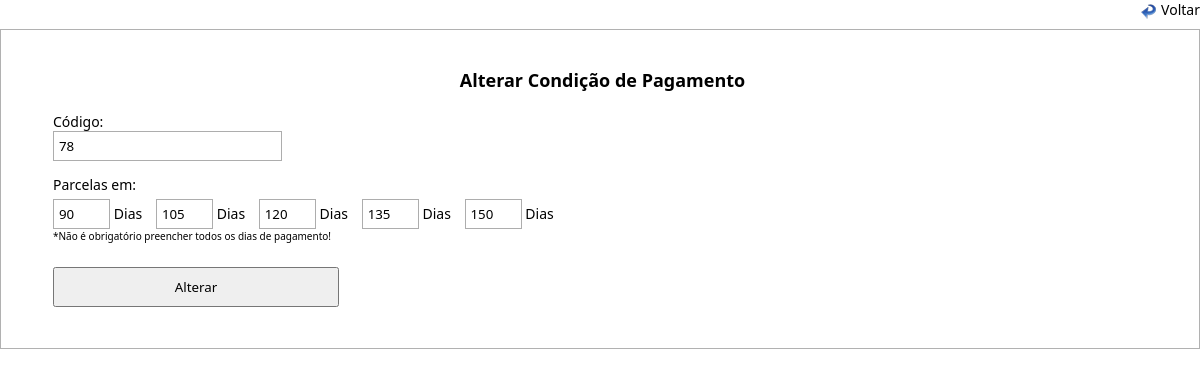
/alterar_condicoes_pagamento.php?id=83, run on the app's committed database.
### tables this page shows
CREATE TABLE `condicoes_pagamentos` (
  `id_condicoes` int(11) NOT NULL AUTO_INCREMENT,
  `cod_condicoes` varchar(10) NOT NULL,
  `parcelas` varchar(50) NOT NULL,
  `primeira_condicao` int(11) NOT NULL,
  `segunda_condicao` int(11) NOT NULL,
  `terceira_condicao` int(11) NOT NULL,
  `quarta_condicao` int(11) NOT NULL,
  `quinta_condicao` int(11) NOT NULL,
  PRIMARY KEY (`id_condicoes`)
);

### processos/database.php (called while the page is built, shortened)
<?php
function DBRead ($table, $params = null, $fields = '*') {
	$params = ($params) ? " {$params}" : null;
		$query = "SELECT {$fields} FROM {$table}{$params}";
		$result = DBExecute($query);
		if (!mysqli_num_rows($result))
			return false;
		else {
			while ($res = mysqli_fetch_assoc($result)) {
				$data[] = $res;
			}
			return $data;
		}
}
function DBExecute($query){
	$link = DBConnect();
	$result = @mysqli_query($link, $query) or die (mysqli_error($link));
	return $result;
}
?>

### alterar_condicoes_pagamento.php (the view, shortened to what this page needs)
<!doctype html>
<html>
<head>
<link href="css/style.css" rel="stylesheet" type="text/css">
<link rel="stylesheet" href="css/menu.css">
</head>
<body>
<?php
  require 'processos/database.php';
  $id = $_GET['id'];
 $le_cond = DBRead ("condicoes_pagamentos", "WHERE id_condicoes = '$id'", "*");
    foreach ($le_cond as $cond){
?>
<form action="<?php echo htmlspecialchars($_SERVER["PHP_SELF"]);?>" method="post">
<div class="voltar">
	<a href="javascript:history.back(1);">Voltar</a>
</div>
<table width="60%" border="0" class="table">
  <tbody>
    <tr>
      <td height="42" align="center" valign="top"><span class="titulo">Alterar Condição de Pagamento</span></td>
    </tr>
    <tr>
      <td valign="baseline" style="padding-left: 50px;">
      Código: <br /> <input type="hidden" name="id_cond" value="<?php echo $cond['id_condicoes']; ?>">
      <input type="text" name="codigo" readonly value="<?php echo $cond['cod_condicoes'];?>" class="cod"<?php echo $Errprodutoborda; ?>>
       </td>
    </tr>
    <tr>
    	<td height="31" valign="bottom" style="padding-left: 50px;">Parcelas em:</td>
    </tr>
    <tr>
      <td valign="middle" style="padding-left: 50px;">
      	<input type="text" name="primeira" class="cod" maxlength="3" style="width: 5%;" value="<?php echo $cond['primeira_condicao'];?>"> Dias
        <input type="text" name="segunda" class="cod" maxlength="3" style="width: 5%; margin-left: 10px;" value="<?php echo $cond['segunda_condicao'];?>"> Dias
        <input type="text" name="terceira" class="cod" maxlength="3" style="width: 5%; margin-left: 10px;" value="<?php echo $cond['terceira_condicao'];?>"> Dias
        <input type="text" name="quarta" class="cod" maxlength="3" style="width: 5%; margin-left: 10px;" value="<?php echo $cond['quarta_condicao'];?>"> Dias
        <input type="text" name="quinta" class="cod" maxlength="3" style="width: 5%; margin-left: 10px;" value="<?php echo $cond['quinta_condicao'];?>"> Dias <br />
        <span style="font-size:10px;">*Não é obrigatório preencher todos os dias de pagamento!</span>
      </td>
    </tr>
    <tr>
      <td height="62" style="padding-left: 50px;" valign="bottom"><input type="submit" value="Alterar" class="botton"></td>
    </tr>
  </tbody>
</table>
</form>
<?php
	}
?>
</body>
</html>

### css/style.css (style rules this page uses)
html { height: 89%; padding: 0; margin: 0; }
body { height: 99%; padding: 0; margin: 0; }
* { padding: 0; margin: 0; font-family: Segoe, "Segoe UI", "DejaVu Sans", "Trebuchet MS", Verdana, sans-serif; }
.table { width: 100%; border: 1px solid #B1B1B1; padding: 3% 0 3% 0; }
.table td { font-size: 14px; padding: 0 0 3px 5px; }
.titulo { font-size: 18px; font-weight: bold; }
.cod { width: 20%; height: 30px; border: 1px solid #ADADAD; padding: 0 5px 0 5px; }
.botton { width: 25%; height: 40px; }
a { color: #000000; text-decoration: none; font-size: 14px; }
.voltar { width: auto; height: auto; padding-left: 20px; margin-bottom: 10px; float: right; background-image: url(../imagens/icone_voltar.png); background-repeat: no-repeat; background-position: left bottom; background-size: 15px 15px; }
.voltar a { text-decoration:none; color:#000; }

### data on the page
condicoes_pagamentos: codigo "78", primeira "90", segunda "105", terceira "120", quarta "135", quinta "150"
